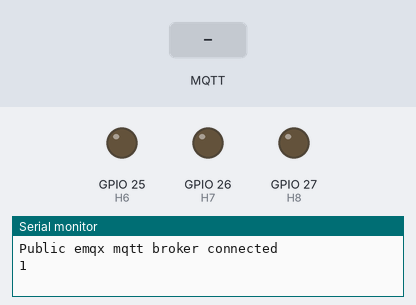
Bench run of a sketch on a simulated ESP32. Shown: output pins drawn as LEDs (lit = HIGH), the last lines printed to the serial monitor. The test bench sets the inputs (shaded band). WiFi joins after 1.5 s; servers stay silent unless stated; EEPROM starts erased; no MQTT or app messages arrive unless stated.

Above: at 3.2 s.
3.3 s: MQTT message "open" arrives on the first subscribed topic
At 4.4 s:
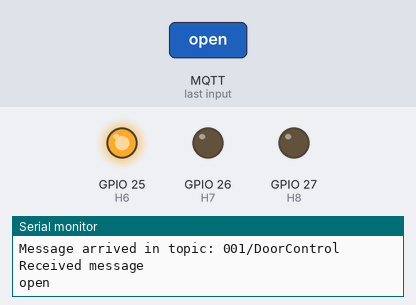
6.3 s: MQTT message "stop" arrives on the first subscribed topic
At 7.8 s:
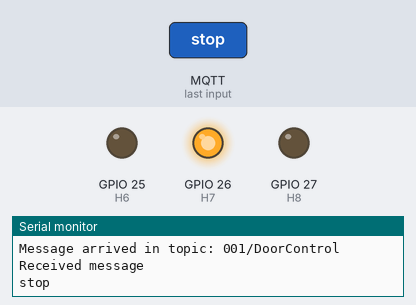
9.3 s: MQTT message "close" arrives on the first subscribed topic
At 10.8 s:
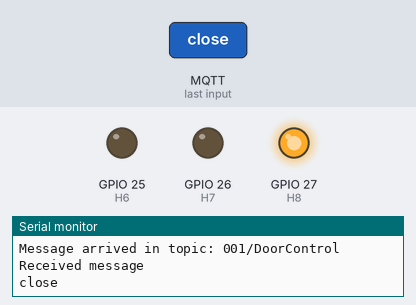
Timing chart, 0 to 12.6 s (numbered marks = the images above; inputs shaded):
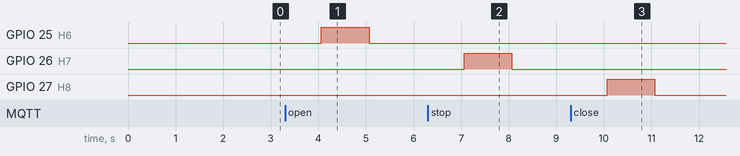

Measured:
- after the input at 3.3 s, GPIO 25 (H6): LOW → HIGH after 0.77 s, → LOW 1.0 s later
- after the input at 6.3 s, GPIO 26 (H7): LOW → HIGH after 0.77 s, → LOW 1.0 s later
- after the input at 9.3 s, GPIO 27 (H8): LOW → HIGH after 0.77 s, → LOW 1.0 s later

The sketch:

main20230816.ino
```cpp
#include <WiFi.h>
#include <PubSubClient.h>
#include <EEPROM.h>
//声明一个定时器
hw_timer_t * timer = NULL;
//创建定时器中断触发标志
int FLAG_timIT = 0;
//声明定时结构体
struct timestr {
  int ID=1;
  int timehour;
  int timemin;
  int state;
};
timestr settings[10];
//定义继电器接口
int H6 = 25; // 向上
int H7 = 26; // 向下
int H8 = 27; // 停止


// WiFi
const char *ssid = "huangjiacheng"; // Enter your WiFi name
const char *password = "88888888";  // Enter WiFi password

// MQTT Broker
const char *mqtt_broker = "192.168.202.86";
const char *mqtt_username = "admin";
const char *mqtt_password = "public";
const int mqtt_port = 1883;
const char *topic1 = "001/DoorControl";
const char *topic2 = "001/TimerSetting";
const char *topic3 = "101/TimerSetting";

WiFiClient espClient;
PubSubClient client(espClient);

void  IRAM_ATTR onTimer();
void  connectMQTT();
void  connectWiFi();

//----------------init function---------------
void setup() {
//波特率初始化 :115200;
  Serial.begin(115200);
//定时器初始化
  timer = timerBegin(0, 80, true);
  timerAttachInterrupt(timer, &onTimer, true);    //调用中断函数
  timerAlarmWrite(timer, 1000000, true);        //timerBegin的参数二 80位80MHZ，这里为1000000  意思为1秒

//timerDetachInterrupt(timer);                //关闭定时器

//------connecting to a WiFi network --------
  connectWiFi();
//------connecting to a mqtt broker----------
 client.setServer(mqtt_broker, mqtt_port);
 client.setCallback(callback);
 connectMQTT();

// publish and subscribe
 client.publish(topic1, "Hi EMQX I'm ESP32 ^^");
 client.subscribe(topic1);
 client.publish(topic2, "Hi EMQX I'm ESP32 ^^");
 client.subscribe(topic2);
 client.publish(topic3, "Hi EMQX I'm ESP32 ^^");
 client.subscribe(topic3);

 timerAlarmEnable(timer);                     //定时器使能
 EEPROM.begin(4096);//设置EEPROM的大小为1024个byte
 EEPROM.commit();//开启EEPROM

//初始化继电器
  pinMode(H6, OUTPUT);
  pinMode(H7, OUTPUT);
  pinMode(H8, OUTPUT);
  digitalWrite(H6, LOW); // 初始关闭继电器
  digitalWrite(H7, LOW); // 初始关闭继电器
  digitalWrite(H8, LOW); // 初始关闭继电器
}


//----------------loop function---------------
void loop() {
   client.loop();
//   timeread();
   delay(1000);

  if(FLAG_timIT = 1){             //检测定时器中断触发标志
    FLAG_timIT = 0;               //清除定时器中断触发标志
//...此处写定时器中断触发后要执行的任务
  Serial.println('1');
// 如果 WIFI 连接断开，尝试重连
  if(WiFi.status() != WL_CONNECTED)
 {
     connectWiFi();
 }
// if (WiFi.status() != WL_CONNECTED) {
//    Serial.println("WiFi connection lost. Reconnecting...");
//    connectWiFi();
//  }
//  // 如果 MQTT 连接断开，尝试重连
// if  (!client.connected()){
//    Serial.println("MQTT connection lost. Reconnecting...");
//    client.setServer(mqtt_broker, mqtt_port);
//    client.setCallback(callback);
//    connectMQTT();
//  }
  }

}

//-------------callback function--------------
void callback(char *topic, byte *payload, unsigned int length) {
 Serial.print("Message arrived in topic: ");
 Serial.println(topic);
 String message;
  for (int i = 0; i < length; i++) {
    message += (char)payload[i];
  }
//--------topic1---------
 if (strcmp(topic, "001/DoorControl") == 0) {
    // 处理 topic1 的逻辑
    Serial.println("Received message");
    Serial.println(message);
    // TODO: 在这里添加 topic1 的逻辑处理代码
    if(strcmp(message.c_str(), "open") == 0){
      digitalWrite(H6, HIGH); // 打开继电器
      delay(1000);
      digitalWrite(H6, LOW); // 打开继电器
      Serial.println("okk");
    }
    if(strcmp(message.c_str(), "stop") == 0){
      digitalWrite(H7, HIGH); // 打开继电器
      delay(1000);
      digitalWrite(H7, LOW); // 打开继电器
      Serial.println("okk");
    }
    if(strcmp(message.c_str(), "close") == 0){
      digitalWrite(H8, HIGH); // 打开继电器
      delay(1000);
      digitalWrite(H8, LOW); // 打开继电器
      Serial.println("okk");
    }
  }

 //--------topic2---------
  else if (strcmp(topic, "001/TimerSetting") == 0) {
    // 处理 topic2 的逻辑
    Serial.println("Received message");
    Serial.println(message);
    // TODO: 在这里添加 topic2 的逻辑处理代码
//     message.trim(); // 移除字符串开头和结尾的空白字符

    // 分离字符串并转为整型
    int num=0;
    num= message.substring(0, 2).toInt();
    if(num==-1){
    }
    else if(num==-2){
      int h;
      int m;
      int s;
      for(int i=0;i<10;i++){
        int timehour=EEPROM.read(i*10);
        int timemin=EEPROM.read(i*10+1);
        int state=EEPROM.read(i*10+2);
        String msg = String(i);
        msg += "/ ";
        msg += String(timehour);
        msg += "/ ";
        msg += String(timemin);
        msg += "/ ";
        msg += String(state);
        client.publish(topic3, msg.c_str());
        delay(50);
       }
    }
    else if(num==0||num==1||num==2||num==3||num==4||num==5||num==6||num==7||num==8||num==9){
        settings[num].timehour = message.substring(3, 5).toInt();
        settings[num].timemin = message.substring(6, 8).toInt();
        settings[num].state = message.substring(9, 11).toInt();
        timeset(num);
    }
  }
}

//-------------Reconnect-------------------
void connectWiFi(){
//------connecting to a WiFi network --------
 int count=0;
 WiFi.begin(ssid, password);
 while (WiFi.status() != WL_CONNECTED) {
     delay(1000);
     Serial.println("Connecting to WiFi..");
     if(count++ >= 10){
        ESP.restart();
      }
    }
 Serial.println("Connected to the WiFi network");
}

void connectMQTT(){
//------connecting to a MQTT ----------------
 while (!client.connected()) {
     String client_id = "esp32-client";
     client_id += String(WiFi.macAddress());
     Serial.printf("The client %s connects to the public mqtt broker\n", client_id.c_str());
     if (client.connect(client_id.c_str(), mqtt_username, mqtt_password)) {
         Serial.println("Public emqx mqtt broker connected");
     } else {
         Serial.print("failed with state ");
         Serial.print(client.state());
         delay(2000);
     }
   }
}

//中断函数
void IRAM_ATTR onTimer() {
  FLAG_timIT = 1;
}

void timeset(int num){
    EEPROM.begin(4096); //申请操作到地址4095（比如你只需要读写地址为100上的一个字节，该处也需输入参数101）
//  for(int addr = 0; addr<4096; addr++)
//  {
//    int data = addr%256; //在该代码中等同于int data = addr;因为下面write方法是以字节为存储单位的
//    EEPROM.write(addr, data); //写数据
//  }
    EEPROM.write(num*10,   settings[num].timehour);
    EEPROM.write(num*10+1, settings[num].timemin);
    EEPROM.write(num*10+2, settings[num].state);
    EEPROM.commit(); //保存更改的数据
}

void timeread(){
//for(int addr = 0; addr<4096; addr++)
//  {
//    int data = EEPROM.read(addr); //读数据
//    Serial.print(data);
//    Serial.print(" ");
//    delay(2);
//    if((addr+1)%256 == 0) //每读取256字节数据换行
//    {
//      Serial.println("");
//    }
//  }
   int state;
   int timehour;
   int timemin;
   for(int i=0;i<10;i++){
     timehour=EEPROM.read(i*10);
     timemin=EEPROM.read(i*10+1);
     state=EEPROM.read(i*10+2);
     Serial.print("NO.");
     Serial.println(i);
     Serial.print(" time is:");
     Serial.print(timehour);
     Serial.print(":");
     Serial.println(timemin);
     Serial.print(" state is:");
     Serial.println(state);
     delay(50);
   }
}
```
